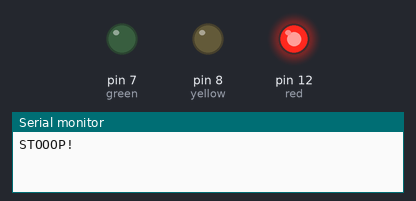
A sketch run on a simulated Arduino Uno, built with avr-gcc and run on an emulated ATmega328P. Parts: output pins drawn as LEDs (lit = HIGH), the last lines printed to the serial monitor.

Above: at 0.5 s.
At 1.5 s:
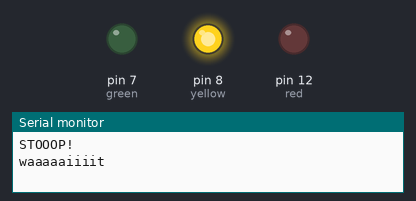
At 5.5 s:
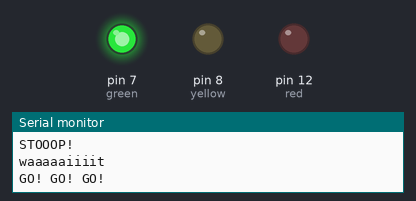
Timing chart, 0 to 6.9 s (numbered marks = the images above):
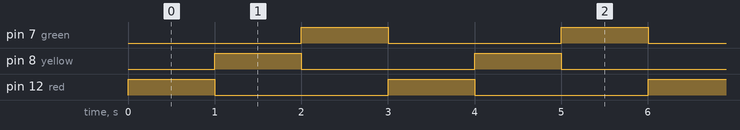

The sketch:

MoreLEDs.ino
```cpp
uint8_t green = 7;
uint8_t yellow = 8;
uint8_t red = 12;
void setup() {
  // put your setup code here, to run once:
  Serial.begin(115200);

  pinMode(green, OUTPUT);
  pinMode(yellow, OUTPUT);
  pinMode(red, OUTPUT);
}
void loop() {
  // put your main code here, to run repeatedly:
  digitalWrite(red, HIGH);
  Serial.println("STOOOP!");
  delay(1000);
  digitalWrite(red, LOW);

  digitalWrite(yellow, HIGH);
  Serial.println("waaaaaiiiit");
  delay(1000);
  digitalWrite(yellow, LOW);

  digitalWrite(green, HIGH);
  Serial.println("GO! GO! GO!");
  delay(1000);
  digitalWrite(green, LOW);

}
```

Measured:
- by itself, pin 7 (green), pin 8 (yellow), pin 12 (red): alternates HIGH for 1.0 s and LOW for 2.0 s
- by itself, everything shown: repeats every 3.0 s, in 4 steps
